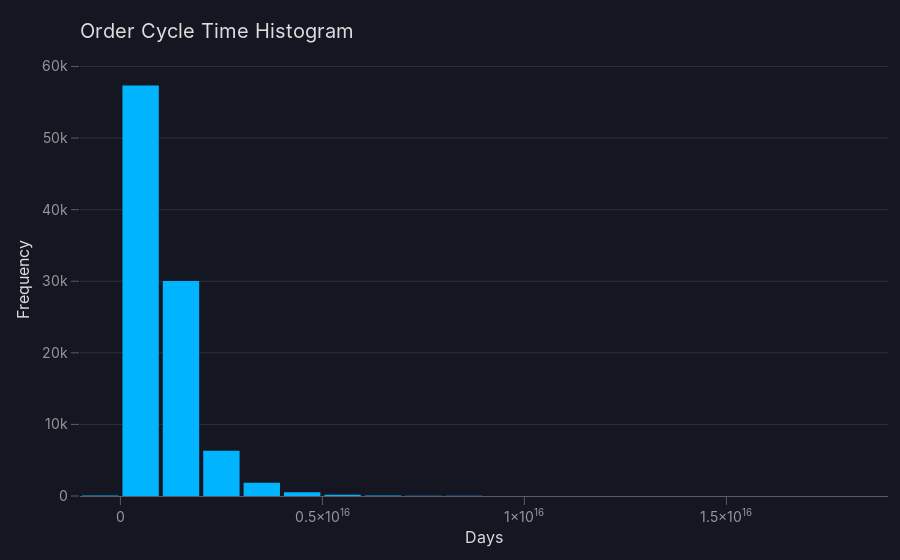

Notebook cell for this chart:
### Code cell
# Assuming orderCycleTime is a pandas Series containing the order cycle time in days

# Create a DataFrame with the order cycle time
df_order_cycle_time = pd.DataFrame(orderCycleTime, columns=['order_cycle_time'])

# Create a histogram with the DataFrame
fig = px.histogram(data_frame=df_order_cycle_time, x='order_cycle_time', nbins=30, title='Order Cycle Time Histogram')
fig.update_xaxes(title_text='Days')
fig.update_yaxes(title_text='Frequency')

# Display the histogram
fig.show()

### Figure 1 — Plotly figure (JSON) as saved in the notebook; plotly's stock layout.template omitted (floating-point values rounded to 4 significant figures; data arrays with more than 128 entries replaced by an {"elided": "..."} marker saying what was removed)
{"data": [{"alignmentgroup": "True", "bingroup": "x", "hovertemplate": "order_cycle_time=%{x}<br>count=%{y}<extra></extra>", "legendgroup": "", "marker": {"color": "#00b4ff", "pattern": {"shape": ""}}, "name": "", "nbinsx": 30, "offsetgroup": "", "orientation": "v", "showlegend": false, "type": "histogram", "x": {"elided": "99441 int values"}, "xaxis": "x", "yaxis": "y"}], "layout": {"barmode": "relative", "legend": {"tracegroupgap": 0}, "title": {"text": "Order Cycle Time Histogram"}, "xaxis": {"anchor": "y", "domain": [0, 1], "title": {"text": "Days"}}, "yaxis": {"anchor": "x", "domain": [0, 1], "title": {"text": "Frequency"}}}}
